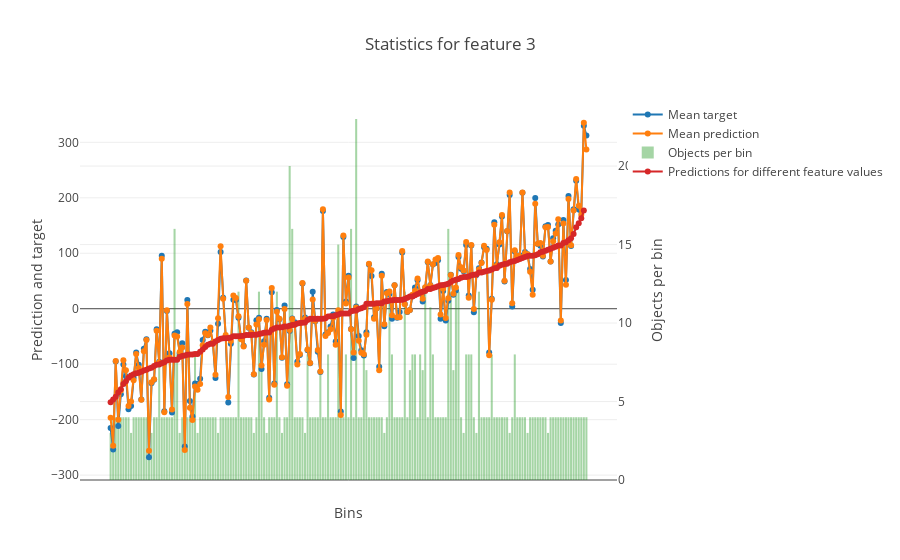

The notebook cell saved with this chart:
### Markdown cell above
#### Float feature

### Code cell
feature_num = 'Column_3'
res = model.get_feature_statistics(X, y, feature_num, plot=True)

### Figure 1 — Plotly figure (JSON) as saved in the notebook; plotly's stock layout.template omitted (floating-point values rounded to 4 significant figures; data arrays with more than 128 entries replaced by an {"elided": "..."} marker saying what was removed)
{"data": [{"mode": "lines+markers", "name": "Mean target", "type": "scatter", "uid": "a8a59669-e2b8-4ced-ae73-a0a97df2aac0", "xaxis": "x", "y": {"elided": "187 float values"}, "yaxis": "y"}, {"mode": "lines+markers", "name": "Mean prediction", "type": "scatter", "uid": "21c66e22-e1bc-4351-b42d-f1e0a45be03f", "xaxis": "x", "y": {"elided": "187 float values"}, "yaxis": "y"}, {"marker": {"color": "rgba(30, 150, 30, 0.4)"}, "name": "Objects per bin", "type": "bar", "uid": "c510c425-95f9-4c72-aea3-79a93dd07b83", "width": 0.8, "xaxis": "x", "y": {"elided": "187 int values"}, "yaxis": "y2"}, {"mode": "lines+markers", "name": "Predictions for different feature values", "type": "scatter", "uid": "38274cab-b814-4347-8253-8734cad763c4", "xaxis": "x", "y": {"elided": "186 float values"}, "yaxis": "y"}], "layout": {"title": {"text": "Statistics for feature 3"}, "xaxis": {"showticklabels": false, "tickmode": "array", "ticktext": {"elided": "187 str values"}, "tickvals": {"elided": "187 int values"}, "title": {"text": "Bins"}}, "yaxis": {"overlaying": "y2", "side": "left", "title": {"text": "Prediction and target"}}, "yaxis2": {"position": 1, "side": "right", "title": {"text": "Objects per bin"}}}}
